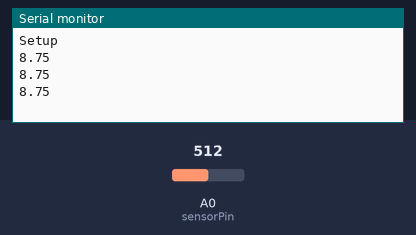
Bench run of a sketch on a simulated Arduino Uno, built with avr-gcc and run on an emulated ATmega328P. Parts: the last lines printed to the serial monitor. Inputs (shaded band) come from the test bench; at power-on: A0 (sensorPin) = 512.

Above: at 1.2 s.
1.3 s: A0 (sensorPin) set to 716
At 2.0 s:
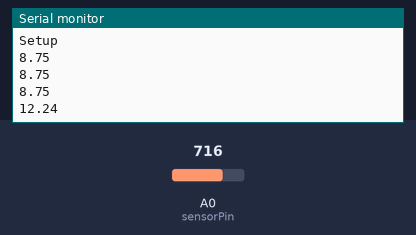
2.8 s: A0 (sensorPin) set to 900
At 3.5 s:
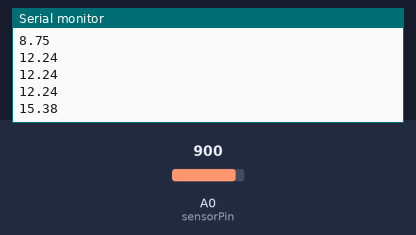
Timing chart, 0 to 5.8 s (numbered marks = the images above; inputs shaded):
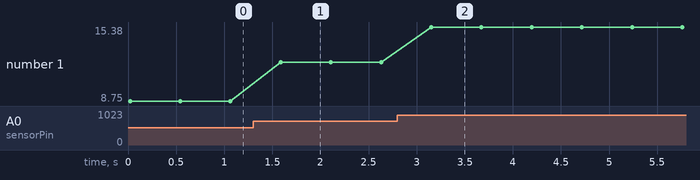

The sketch:

phSensorTesting.ino
```cpp
#include "PHsensor.h"

float offset = 0;
int sensorPin = 0;
PHsensor sensor(sensorPin, offset);

void setup()
{
  Serial.begin(9600);
  Serial.println("Setup");
}

void loop()
{
  while(true)
  {
    Serial.println(sensor.getPH());
    delay(500);
  }
}
```

PHsensor.cpp
```cpp
#include "PHsensor.h"

PHsensor::PHsensor(int sensorPin, float offset)
{
  this->sensorPin = sensorPin;
  this->offset = offset;
}

float PHsensor::getPH()
{
  for(int readingNum = 0; readingNum < NUM_READINGS; readingNum++)
  {
    lastTenReadings[readingNum] = getSensorReading();
    delay(DELAY_BETWEEN_READINGS);
  }

  float averageReading = averageReadings();
  float voltage = convertReadingToVolts(averageReading);
  float phReading = convertVoltsToPH(voltage);
  return phReading;
}

int PHsensor::getSensorReading()
{
  return analogRead(sensorPin);
}

float PHsensor::averageReadings()
{
  float total = 0;
  for(int i = 0; i < NUM_READINGS; i++)
  {
    total += lastTenReadings[i];
  }
  float average = total / NUM_READINGS;
  return average;
}


float PHsensor::convertReadingToVolts(float averageReading)
{
  return averageReading * 5.0 / 1024;
}


float PHsensor::convertVoltsToPH(float voltageReading)
{
  return 3.5 * voltageReading - offset;
}
```

PHsensor.h
```cpp
#ifndef PHsensor_h
#define PHsensor_h

#include "Arduino.h"

class PHsensor
{

  public:
  static const int NUM_READINGS = 10;
  static const int DELAY_BETWEEN_READINGS = 2;

  PHsensor(int sensorPin, float offset = .23);

  float getPH();

  private:
  int sensorPin;
  int lastTenReadings[10];
  float offset;

  int getSensorReading();
  float averageReadings();

  float convertReadingToVolts(float reading);
  float convertVoltsToPH(float voltage);

};

#endif
```

Measured:
- after the input at 1.3 s, the serial monitor: prints a new line after 0.29 s (image 1)
- after the input at 2.8 s, the serial monitor: prints a new line after 0.35 s (image 2)
- plotted number 1: 8.75 → 12.24 after the input at 1.3 s, 12.24 → 15.38 after the input at 2.8 s
